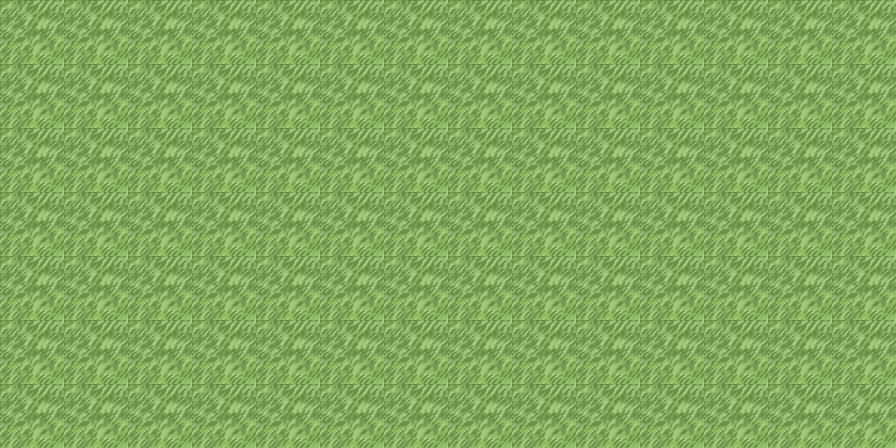

This is a level from a 2D game, rendered from its Tiled map with the project's own tilesets. A one-line summary and the map file follow, with tile-layer data summarised:
An orthogonal 14x7 tile map with 64x64 px tiles, 1 tile layer (MyGround) and 3 objects.

<map version="1.4" tiledversion="1.4.2" orientation="orthogonal" renderorder="right-down" width="14" height="7" tilewidth="64" tileheight="64" infinite="0" nextlayerid="3" nextobjectid="4">
 <tileset firstgid="1" name="my_simple_game" tilewidth="64" tileheight="64" tilecount="12" columns="6">
  <image source="tiles.png" width="384" height="128" />
 </tileset>
 <layer id="1" name="MyGround" width="14" height="7">
  <data>[98 cells, 98 non-empty, 1 distinct tile ids]</data>
 </layer>
 <objectgroup id="2" name="Spikes">
  <object id="1" gid="2" x="371.664" y="207.863" width="64" height="64" />
  <object id="2" gid="2" x="690.586" y="340.898" width="64" height="64" />
  <object id="3" gid="2" x="241.361" y="403.772" width="64" height="64" />
 </objectgroup>
</map>